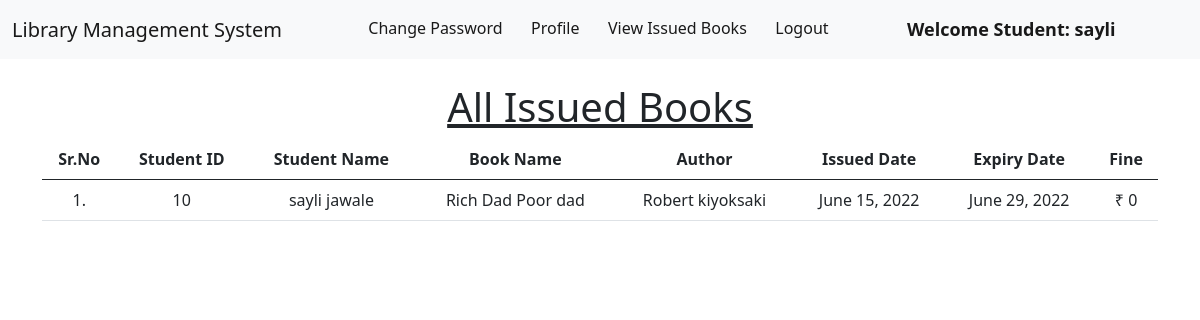
The app's page /student_issued_books/ (signed in) with its own data.
### library/models.py (models this page shows, shortened)
class Book(models.Model):
    name = models.CharField(max_length=200)
    author = models.CharField(max_length=200)
    isbn = models.PositiveIntegerField()
    category = models.CharField(max_length=50)

class IssuedBook(models.Model):
    student_id = models.CharField(max_length=100, blank=True)
    isbn = models.CharField(max_length=13)
    issued_date = models.DateField(auto_now=True)
    expiry_date = models.DateField(default=expiry)

### library/views.py (the view)
# urls.py: path("student_issued_books/", views.student_issued_books, name="student_issued_books"),
@login_required(login_url = '/student_login')
def student_issued_books(request):
    student = Student.objects.filter(user_id=request.user.id)
    issuedBooks = IssuedBook.objects.filter(student_id=student[0].user_id)
    li1 = []
    li2 = []
    for i in issuedBooks:
        books = Book.objects.filter(isbn=i.isbn)
        for book in books:
            t=(request.user.id, request.user.get_full_name, book.name,book.author)
            li1.append(t)
        days=(date.today()-i.issued_date)
        d=days.days
        fine=0
        if d>15:
            day=d-14
            fine=day*5
        t=(issuedBooks[0].issued_date, issuedBooks[0].expiry_date, fine)
        li2.append(t)
    return render(request,'student_issued_books.html',{'li1':li1, 'li2':li2})

### library/templates/student_issued_books.html (shortened to what this page needs)
{% extends 'student_navbar.html' %}
{% load static %}
{% block body %}
<div class="container mt-4">
    <h1 class="text-center"><u>All Issued Books</u></h1>
    <table class="table table-hover" id="example">
        <thead>
            <tr class="text-center">
                <th>Sr.No</th>
                <th>Student ID</th>
                <th>Student Name</th>
                <th>Book Name</th>
                <th>Author</th>
                <th>Issued Date</th>
                <th>Expiry Date</th>
                <th>Fine</th>
            </tr>
        </thead>
        <tbody>
            {% for i in li1 %}
            <tr class="text-center">
                <td>{{forloop.counter}}.</td>
                <td>{{i.0}}</td>
                <td>{{i.1}}</td>
                <td>{{i.2}}</td>
                <td>{{i.3}}</td>
                {% endfor %}
                {% for i in li2 %}
                <td>{{i.0}}</td>
                <td>{{i.1}}</td>
                <td>₹ {{i.2}}</td>
            </tr>
            {% endfor %}
        </tbody>
    </table>
    </div>
{% endblock %}

### library/templates/student_navbar.html (shortened to what this page needs)
<!doctype html>
<html lang="en">
  <head>
    <link href="https://cdn.jsdelivr.net/npm/bootstrap@5.1.0/dist/css/bootstrap.min.css" rel="stylesheet">
    <link rel="stylesheet" href="https://cdn.datatables.net/1.10.25/css/jquery.dataTables.min.css">
    <link rel="stylesheet" href="https://cdn.datatables.net/buttons/1.7.1/css/buttons.dataTables.min.css">
  </head>
  <body>
    <nav class="navbar navbar-expand-lg navbar-light bg-light sticky-top">
        <div class="container-fluid">
          <a class="navbar-brand" href="#">Library Management System</a>
          <div class="collapse navbar-collapse" id="navbarSupportedContent">
            <ul class="navbar-nav me-auto mb-2 mb-lg-0">
              <li class="nav-item">
                <a class="nav-link active" aria-current="page" href="/change_password/">Change Password</a>
              </li>
              <li class="nav-item">
                <a class="nav-link active" aria-current="page" href="/profile/">Profile</a>
              </li>
              <li class="nav-item">
                <a class="nav-link active" aria-current="page" href="/student_issued_books/">View Issued Books</a>
              </li>
              <li class="nav-item">
                <a class="nav-link active" aria-current="page" href="/logout/">Logout</a>
              </li>
              <li class="nav-item">
                <a style="font-weight:600; font-family:'Segoe UI', Tahoma, Geneva, Verdana, sans-serif; font-size: large;" class="nav-link active" href="#">Welcome Student: {{request.user}}</a>
              </li>
            </ul>
          </div>
        </div>
      </nav>
      {% block body %}
      {% endblock %}
  </body>
</html>

### records on screen
Book: name "Rich Dad Poor dad", author "Robert kiyoksaki"
IssuedBook: issued_date "June 15, 2022", expiry_date "June 29, 2022"

### other values on screen
{{ request.user }} "sayli"
{{ i.0 }} "10"
{{ i.1 }} "sayli jawale"
{{ i.2 }} "0"
